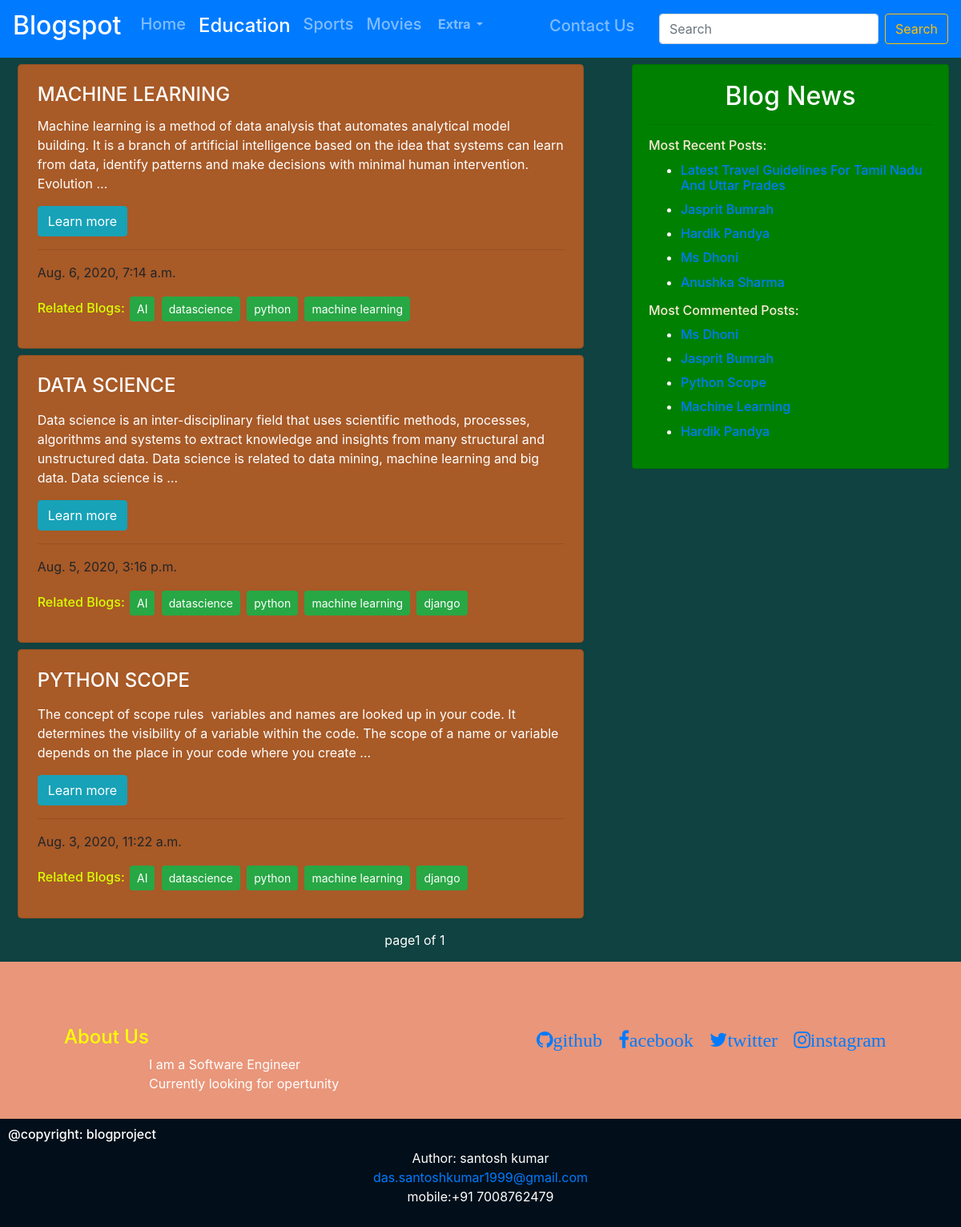
The app's page /education/ with its own data.
### blogapp/models.py (models this page shows, shortened)
class Post(models.Model):
    STATUS_CHOICES=(('draft','Draft'),('published','Published'))
    title= models.CharField(max_length=56)
    slug=models.SlugField(max_length=264,unique_for_date='publish')
    category=models.CharField(max_length=56,default=True)
    author=models.ForeignKey(User,related_name='blog_post',on_delete=models.CASCADE)
    image = models.ImageField(upload_to ='image/',default="")
    body=RichTextField(blank=True,null=True)
    publish=models.DateTimeField(default=timezone.now)
    created= models.DateTimeField(auto_now_add=True)
    update=models.DateTimeField(auto_now=True)
    status=models.CharField(max_length=10,choices=STATUS_CHOICES,default='published')
    objects=CustomManager()
    tags=TaggableManager()
    class Meta:
        ordering=('-publish',)
    def get_absolute_url(self):
        return reverse('post_detail',args=[self.publish.year,self.publish.strftime('%m'),self.publish.strftime('%d'),self.slug])

### blogapp/views.py (the view)
# urls.py: path('education/',views.Education_view),
def Education_view(request):
    Education=Post.objects.filter(category__contains='education' or 'knowledge')
    paginator=Paginator( Education,4)
    page_number=request.GET.get('page')
    try:
        Education=paginator.page(page_number)
    except PageNotAnInteger:
        Education=paginator.page(1)
    except EmptyPage:
        Education=paginator.page(paginator.num_pages)
    return render(request,'blogapp/education.html',{'Education':Education})

### blogapp/models.py (called while the page is built)
    def get_queryset(self):
        return super().get_queryset().filter(status='published')

### blogapp/templatetags/blog_tags.py (called while the page is built)
@register.inclusion_tag('blogapp/latest_posts123.html')
def show_latest_posts():
    latest_posts=Post.objects.order_by('-publish')[:5]
    return {'latest_posts':latest_posts}

@register.simple_tag
def get_most_commented_posts(count=5):
    return Post.objects.annotate(total_comments=Count('comments')).order_by('-total_comments')[:count]

### templates/blogapp/education.html (shortened to what this page needs)
{%extends 'blogapp/base.html'%} {%block title_block%}Education{% endblock %} {%block content%}
<div class="cont container ">
    {%if Education%} {%for post in Education%}
    <div class="card w-100">
        <div class="card-body">
            <h4 class="card-title">{{post.title|upper}}</h4>
            <p class="card-text">{{post.body|safe|truncatewords:40}}</p>
            <a href="{{post.get_absolute_url}}" class="btn btn-info">Learn more</a>
            <hr>{{post.publish}}
            <h6 style="color: rgb(217, 255, 0);">Related Blogs: {%for tag in post.tags.all %} <a class="btn-sm btn btn-success " style="margin: 2px;" href="{%url 'post_list_by_tag_name' tag.slug%}">{{tag.name}}</a> <em style="color: rgb(115, 255, 0);"></em> {%endfor%}
            </h6>
        </div>
    </div> {%endfor%} {%include 'blogapp/pagination.html' with page=Education%} {%else%}
    <h4>oh oh, sorry there are no results found</h4> {%endif%}
</div>
{%endblock%}

### templates/blogapp/base.html (shortened to what this page needs)
<!DOCTYPE html>{%load blog_tags%}{%load static%}
<html lang="en">
<head>
    <link rel="stylesheet" href="https://stackpath.bootstrapcdn.com/bootstrap/4.5.1/css/bootstrap.min.css">
    <link rel="stylesheet" href="https://cdnjs.cloudflare.com/ajax/libs/font-awesome/4.7.0/css/font-awesome.min.css">
    <link rel="stylesheet" href="{%static 'css/base.css'%}">
</head>
<body>
    <nav class="navbar navbar-expand-lg navbar-dark bg-primary fixed-top">
        <a class="navbar-brand" href="/">
            <h2> Blogspot</h2>
        </a>
        <div class="collapse navbar-collapse" id="navbarSupportedContent">
            <ul class="navbar-nav mr-auto">
                {%if post_list%}
                <li class="nav-item active">
                    <a class="nav-link" href="/">
                        <h4> Home</h4><span class="sr-only">(current)</span></a>
                </li>{%else%}
                <li class="nav-item ">
                    <a class="nav-link" href="/">
                        <h5> Home</h5><span class="sr-only">(current)</span></a>
                </li>{%endif%}{%if Education%}
                <li class="nav-item active">
                    <a class="nav-link" href="{{post.get_absolute_url}}/education/">
                        <h4> Education</h4>
                    </a>
                </li>
                {%else%}
                <li class="nav-item">
                    <a class="nav-link" href="{{post.get_absolute_url}}/education/">
                        <h5>Education</h5>
                    </a>
                </li> {%endif%}{%if sports%}
                <li class="nav-item active">
                    <a class="nav-link" href="{{post.get_absolute_url}}/sports/">
                        <h4>Sports</h4>
                    </a>
                </li>{%else%}
                <li class="nav-item ">
                    <a class="nav-link" href="{{post.get_absolute_url}}/sports/">
                        <h5>Sports</h5>
                    </a>
                </li>{%endif%}{%if movies%}
                <li class="nav-item active">
                    <a class="nav-link" href="{{post.get_absolute_url}}/movies/">
                        <h4>Movies</h4>
                    </a>
                </li>{%else%}
                <li class="nav-item">
                    <a class="nav-link" href="{{post.get_absolute_url}}/movies/">
                        <h5>Movies</h5>
                    </a>
                </li>{%endif%} &nbsp;
                <li class="nav-item dropdown">
                    <a class="nav-link dropdown-toggle" href="#" id="navbarDropdown" role="button" data-toggle="dropdown" aria-haspopup="true" aria-expanded="false">
                        <b>Extra </b>
                    </a>
                </li>
            </ul>
            <ul class="navbar-nav ">{%if form%}
                <li class="nav-item active">
                    <a class="nav-link " href="{{post.get_absolute_url}}/contactus/">
                        <h4>Contact Us</h4>
                    </a>
                </li>{%else%}
                <li class="nav-item ">
                    <a class="nav-link " href="{{post.get_absolute_url}}/contactus/">
                        <h5>Contact Us</h5>
                    </a>
                </li>{%endif%}
            </ul>
            <form class="form-inline my-2 my-lg-0" action="{{post.get_absolute_url}}/search/">
                <input class="form-control mr-sm-2" type="search" name="query" id="query" placeholder="Search" aria-label="Search" required>
                <button class="btn btn-outline-warning my-2 my-sm-0" type="submit">Search</button>
            </form>
        </div>
    </nav>
    <div style="margin-top:80px; ">{%if not form%}
        <div>
            <div class="sidebar " style="margin-right: 15px;">
                <div class="carrd w-100  " style="width: 18rem;">
                    <div class="card-body ">
                        <h2 class="center">Blog News</h2>
                        <hr>
                        <h6 style="color: antiquewhite;">Most Recent Posts:</h6>{%show_latest_posts%}
                        <h6 style="color: antiquewhite;">Most Commented Posts:</h6>{%get_most_commented_posts as most_commented_posts%}
                        <ul>{%for post in most_commented_posts%}
                            <li>
                                <h6><a href="{{post.get_absolute_url}}">{{post.title|title}}</a></h6>
                            </li>{%endfor%}
                        </ul>
                    </div>
                </div>
            </div>
        </div>
        <div style="float:left;width:62%;">{%endif%} {%block content%}{%endblock%}
        </div>
    </div>
    <footer>
        <h4 style="float: left; color:yellow">About Us</h4>
        <div class="cof">
            <a target=_ blank href="https://github.com/Santoshkumarsan"><i class="fa fa-github">github</i></a>&nbsp;&nbsp;
            <a target=_ blank href="https://www.facebook.com/santoshkumar.das.752"><i class="fa fa-facebook">acebook</i></a>&nbsp;&nbsp;
            <a target=_ blank href="https://twitter.com/Santosh73734769"><i class="fa fa-twitter">twitter</i></a>&nbsp;&nbsp;
            <a target=_ blank href="https://twitter.com/Santosh73734769"> <i class="fa fa-instagram">instagram</i></a>&nbsp;&nbsp;
        </div>
        <div style="float: left;">
            <p>I am a Software Engineer <br>Currently looking for opertunity</p>
        </div>
    </footer>
    <div class="subfooter">
        <h6 style="color: white;">@copyright: blogproject</h6>
        <div class="con">
            <p>Author: santosh kumar<br>
                <a href="mailto:das.santoshkumar1999@gmail.com">das.santoshkumar1999@gmail.com</a><br> mobile:+91 7008762479 </p>
        </div>
    </div>
</body>
</html>

### templates/blogapp/latest_posts123.html
<ul>{%for post in latest_posts%}
    <li>
        <h6> <a href="{{post.get_absolute_url}}">{{post.title|title}}</a></h6>
    </li>
    {%endfor%}
</ul>

### static/css/base.css (style rules this page uses)
body { padding: 0; margin: 0; background-color: rgb(15, 66, 65); }
.con { text-align: center; }
.cof { text-align: right; font-size: x-large; color: white; }
footer { clear: both; padding: 80px; background-color: DarkSalmon; color: white; }
.subfooter { padding: 10px; background-color: rgb(2, 15, 26); color: white; }
h1, h2, h3, h4, p, li { color: white; }
.sidebar { width: 33%; float: right; border-radius: .3rem; }
.center { text-align: center; }
.cont { width: 99%; float: right; }
.card { border-radius: .3rem; padding: .2rem .2rem; margin-bottom: .5rem; background-color: rgb(168, 90, 39); }
.carrd { position: relative; display: -ms-flexbox; display: flex; -ms-flex-direction: column; flex-direction: column; min-width: 0; word-wrap: break-word; background-color: green; background-clip: border-box; border: 1px solid rgba(0, 0, 0, .125); border-radius: .25rem }
.fixed-top { margin-bottom: 1000px; }

### records on screen
Post: title "Latest Travel Guidelines For Tamil Nadu And Uttar Prades"
Post: title "Jasprit Bumrah"
Post: title "Hardik Pandya"
Post: title "Ms Dhoni"
Post: title "Anushka Sharma"
Post: title "Python Scope", title "PYTHON SCOPE", body "The concept of scope rules variables and names are looked up in your code. It determines the visibility of a variable within the code. The scope of a name or variable depends on the place in your code where you create …", publish "Aug. 3, 2020, 11:22 a.m."
Post: title "Machine Learning", title "MACHINE LEARNING", body "Machine learning is a method of data analysis that automates analytical model building. It is a branch of artificial intelligence based on the idea that systems can learn from data, identify patterns and make decisions with minimal human intervention. Evolution …", publish "Aug. 6, 2020, 7:14 a.m."
Tag: name "AI"
Tag: name "datascience"
Tag: name "python"
Tag: name "machine learning"
Post: title "DATA SCIENCE", body "Data science is an inter-disciplinary field that uses scientific methods, processes, algorithms and systems to extract knowledge and insights from many structural and unstructured data. Data science is related to data mining, machine learning and big data. Data science is …", publish "Aug. 5, 2020, 3:16 p.m."
Tag: name "django"

### other values on screen
{{ page.number }} "1"
{{ page.paginator.num_pages }} "1"
